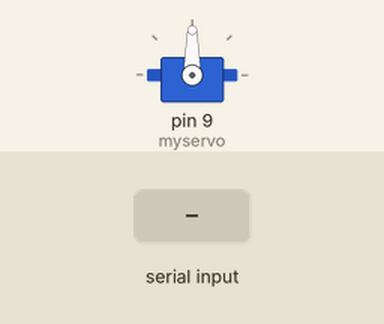
A sketch run on a simulated Arduino Uno, built with avr-gcc and run on an emulated ATmega328P. Shown: servo. The test bench sets the inputs (shaded band).

Above: at 1.2 s.
1.3 s: "30,150\n" received over Serial
At 2.9 s:
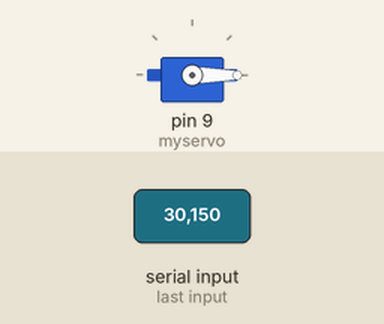
3.8 s: "90,45\n" received over Serial
At 4.6 s:
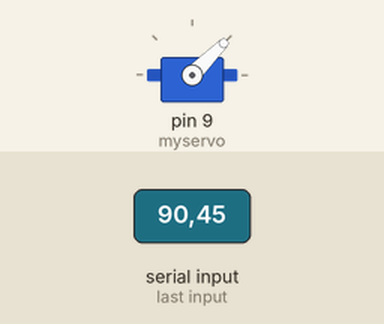
6.3 s: "200\n" received over Serial
At 7.1 s:
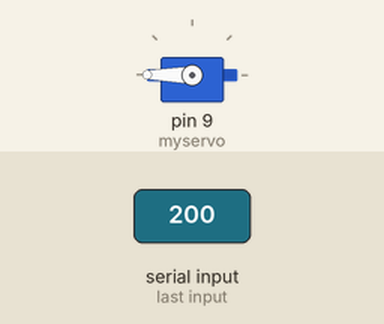
Timing chart, 0 to 9.3 s (numbered marks = the images above; inputs shaded):
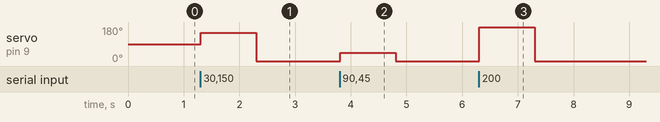

The sketch:

Main.ino
```cpp
#include <Servo.h>

Servo myservo;  // Membuat objek servo untuk mengontrol servo motor

void setup() {
  Serial.begin(9600);  // Memulai komunikasi serial dengan baud rate 9600
  myservo.attach(9);  // Menghubungkan servo motor ke pin 9
}

void loop() {
  if (Serial.available() > 0) {  // Memeriksa apakah ada data yang tersedia di serial
    int angle = Serial.parseInt();  // Membaca data sudut dari serial
    myservo.write(angle);  // Menggerakkan servo motor sesuai dengan sudut yang diterima
  }
}
```

Measured:
- after the input at 1.3 s, servo on pin 9 (myservo): 90° → 150° at once, → 0° 1.0 s later
- after the input at 3.8 s, servo on pin 9 (myservo): 0° → 45° at once, → 0° 1.0 s later
- after the input at 6.3 s, servo on pin 9 (myservo): 0° → 180° at once, → 0° 1.0 s later
